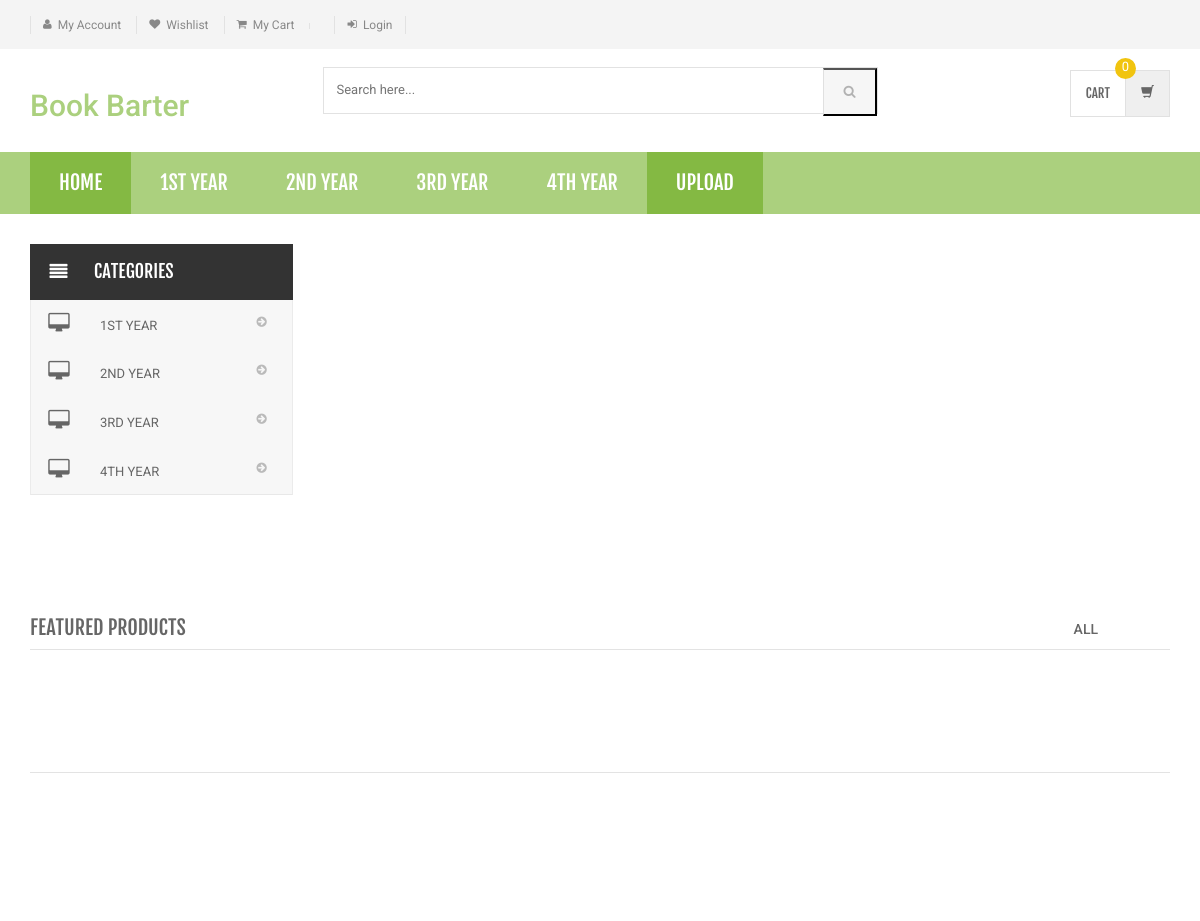
The page /shopping/index.php on the database its author committed.
### tables this page shows
CREATE TABLE `category` (
  `id` int(11) NOT NULL,
  `categoryName` varchar(255) DEFAULT NULL,
  `categoryDescription` longtext DEFAULT NULL,
  `creationDate` timestamp NOT NULL DEFAULT current_timestamp(),
  `updationDate` varchar(255) DEFAULT NULL
);

### shopping/index.php (the view, shortened to what this page needs)
<?php
include('includes/config.php');
?>
<!DOCTYPE html>
<html lang="en">
	<head>
	    <link rel="stylesheet" href="assets/css/bootstrap.min.css">
	    <link rel="stylesheet" href="assets/css/main.css">
	    <link rel="stylesheet" href="assets/css/green.css">
	    <link rel="stylesheet" href="assets/css/owl.carousel.css">
		<link rel="stylesheet" href="assets/css/owl.transitions.css">
		<link href="assets/css/lightbox.css" rel="stylesheet">
		<link rel="stylesheet" href="assets/css/animate.min.css">
		<link rel="stylesheet" href="assets/css/rateit.css">
		<link rel="stylesheet" href="assets/css/bootstrap-select.min.css">
		<link rel="stylesheet" href="assets/css/config.css">
		<link href="assets/css/green.css" rel="alternate stylesheet" title="Green color">
		<link href="assets/css/blue.css" rel="alternate stylesheet" title="Blue color">
		<link href="assets/css/red.css" rel="alternate stylesheet" title="Red color">
		<link href="assets/css/orange.css" rel="alternate stylesheet" title="Orange color">
		<link href="assets/css/dark-green.css" rel="alternate stylesheet" title="Darkgreen color">
		<link rel="stylesheet" href="assets/css/font-awesome.min.css">
	</head>
    <body class="cnt-home">
<header class="header-style-1">
<?php include('includes/top-header.php');?>
<?php include('includes/main-header.php');?>
<?php include('includes/menu-bar.php');?>
</header>
<div class="body-content outer-top-xs" id="top-banner-and-menu">
	<div class="container">
	  <div class="furniture-container homepage-container">
		<div class="row">
			<div class="col-xs-12 col-sm-12 col-md-3 sidebar">
	<?php include('includes/side-menu.php');?>
			</div>
			<div class="col-xs-12 col-sm-12 col-md-9 homebanner-holder">
<div id="hero" class="homepage-slider3">
</div>
			</div>
		</div>
		<div id="product-tabs-slider" class="scroll-tabs inner-bottom-vs  wow fadeInUp">
			<div class="more-info-tab clearfix">
			   <h3 class="new-product-title pull-left">Featured Products</h3>
				<ul class="nav nav-tabs nav-tab-line pull-right" id="new-products-1">
					<li class="active"><a href="#all" data-toggle="tab">All</a></li>
				</ul>
			</div>
	<section class="section featured-product inner-xs wow fadeInUp">
		<h3 class="section-title">&nbsp;</h3>
		</section>
	  </div>
</div>
</body>
</html>

### shopping/includes/menu-bar.php (shortened to what this page needs)
<div class="header-nav animate-dropdown">
    <div class="container">
        <div class="yamm navbar navbar-default" role="navigation">
            <div class="nav-bg-class">
                <div class="navbar-collapse collapse" id="mc-horizontal-menu-collapse">
	<div class="nav-outer">
		<ul class="nav navbar-nav">
			<li class="active dropdown yamm-fw">
				<a href="index.php" data-hover="dropdown" class="dropdown-toggle">Home</a>
			</li>
              <?php $sql=mysqli_query($con,"select id,categoryName  from category limit 6");
while($row=mysqli_fetch_array($sql))
{
    ?>
			<li class="dropdown yamm">
				<a href="category.php?cid=<?php echo $row['id'];?>"> <?php echo $row['categoryName'];?></a>
			</li>
			<?php } ?>
            <li class="active dropdown yamm-fw">
			<a href="admin/insert-product.php" data-hover="dropdown" class="dropdown-toggle">Upload</a>
		</ul>
		<div class="clearfix"></div>
	</div>
</div>
            </div>
        </div>
    </div>
</div>

### shopping/includes/side-menu.php
<div class="side-menu animate-dropdown outer-bottom-xs">
    <div class="head"><i class="icon fa fa-align-justify fa-fw"></i> Categories</div>
    <nav class="yamm megamenu-horizontal" role="navigation">
        <ul class="nav">
            <li class="dropdown menu-item">
              <?php $sql=mysqli_query($con,"select id,categoryName  from category");
while($row=mysqli_fetch_array($sql))
{
    ?>
                <a href="category.php?cid=<?php echo $row['id'];?>" class="dropdown-toggle"><i class="icon fa fa-desktop fa-fw"></i>
                <?php echo $row['categoryName'];?></a>
                <?php }?>
</li>
</ul>
    </nav>
</div>

### shopping/assets/css/green.css (style rules this page uses)
a { color: #abd07e; }
.header-style-1 .header-nav { background: #abd07e; }
.cnt-home .header-style-1 .header-nav .navbar .navbar-nav > li.active { background: #84b943; }

### shopping/assets/css/lightbox.css (style rules this page uses)
body:after { content: url(../images/close.png) url(../images/loading.gif) url(../images/prev.png) url(../images/next.png); display: none; }

### shopping/assets/css/blue.css (style rules this page uses)
a { color: #3498db; }
.header-style-1 .header-nav { background: #3498db; }
.cnt-home .header-style-1 .header-nav .navbar .navbar-nav > li.active { background: #1d6ca1; }

### shopping/assets/css/red.css (style rules this page uses)
a { color: #ff6c6c; }
.header-style-1 .header-nav { background: #ff6c6c; }
.cnt-home .header-style-1 .header-nav .navbar .navbar-nav > li.active { background: #ff1a1a; }

### shopping/assets/css/orange.css (style rules this page uses)
a { color: #f39c12; }
.header-style-1 .header-nav { background: #f39c12; }
.cnt-home .header-style-1 .header-nav .navbar .navbar-nav > li.active { background: #ab6c09; }

### shopping/assets/css/dark-green.css (style rules this page uses)
a { color: #12cca7; }
.header-style-1 .header-nav { background: #12cca7; }
.cnt-home .header-style-1 .header-nav .navbar .navbar-nav > li.active { background: #0b816a; }

### rows shown on the page
category: categoryName "1ST YEAR"
category: categoryName "2ND YEAR"
category: categoryName "3RD YEAR"
category: categoryName "4TH YEAR"
